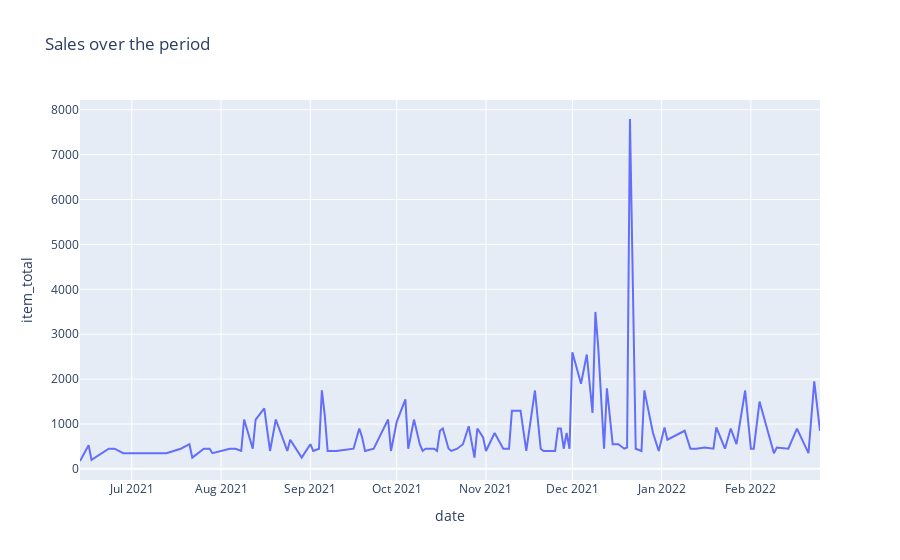

Source (notebook cell):
### Code cell
fig = px.line(df_sales, x='date', y="item_total", title = 'Sales over the period')
fig.show()
